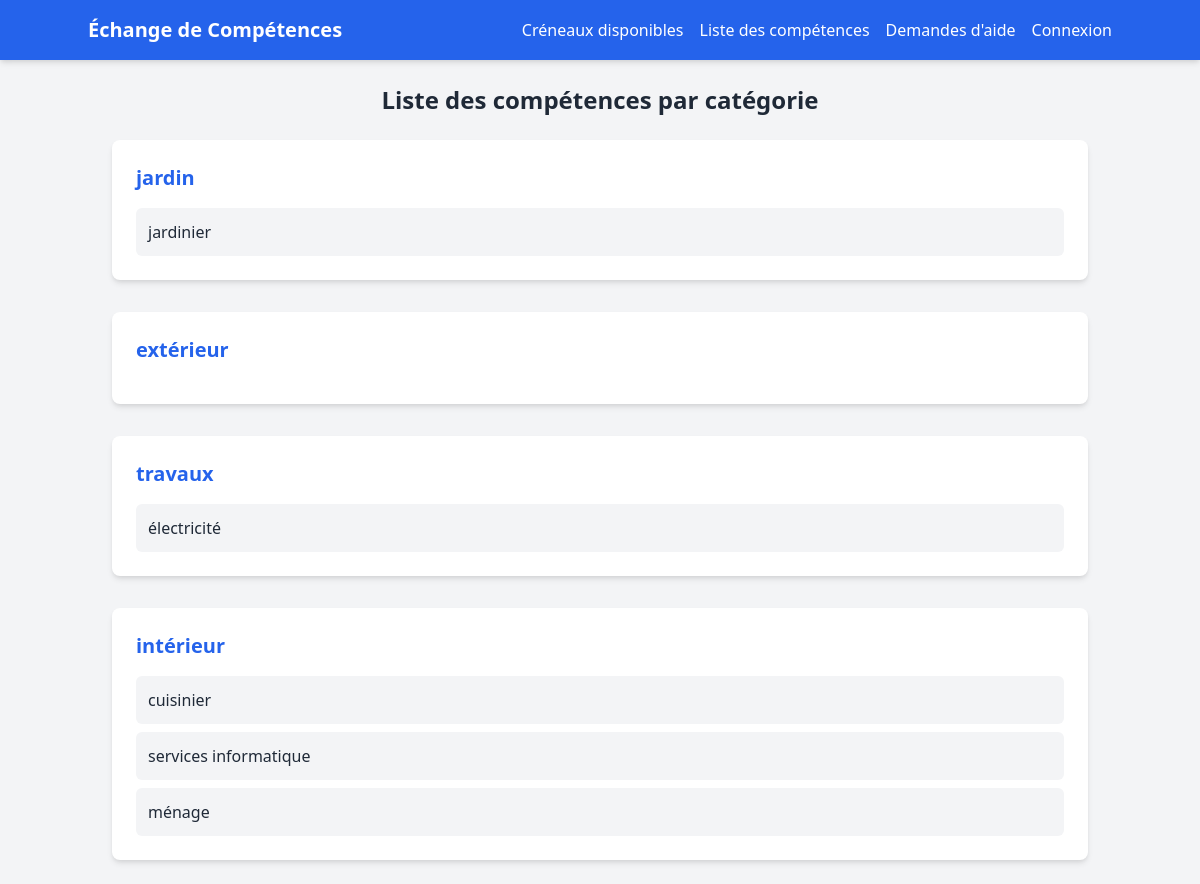
/competences/, run on the app's committed database.
### core/models.py (models this page shows, shortened)
class Category(models.Model):
    name = models.CharField("Nom de la catégorie", max_length=100, unique=True)
    class Meta:
        verbose_name = "Catégorie"
        verbose_name_plural = "Catégories"

class Competence(models.Model):
    name = models.CharField("Nom de la compétence", max_length=100, unique=True)
    category = models.ForeignKey(Category, on_delete=models.SET_NULL, null=True, blank=True, related_name='competences')

### core/views.py (the view)
# urls.py: path('competences/', views.competence_list, name='competence_list'),
def competence_list(request):
    categories = Category.objects.all()
    return render(request, 'core/competence_list.html', {'categories': categories})

### templates/core/competence_list.html (shortened to what this page needs)
{% extends "core/base.html" %}
{% block content %}
    <h1 class="text-2xl font-semibold mb-6 text-center">Liste des compétences par catégorie</h1>
    <div class="space-y-8">
        {% for category in categories %}
            <div class="bg-white p-6 rounded-lg shadow-md">
                <h2 class="text-xl font-bold mb-4 text-blue-600">{{ category.name }}</h2>
                <ul class="space-y-2">
                    {% for competence in category.competences.all %}
                        <li class="p-3 bg-gray-100 rounded-md text-gray-800 font-medium">
                            {{ competence.name }}
                        </li>
                    {% endfor %}
                </ul>
            </div>
        {% empty %}
            <p class="text-center text-gray-500">Aucune compétence disponible.</p>
        {% endfor %}
    </div>
{% endblock %}

### data on the page
Category: name "jardin"
Competence: name "jardinier"
Category: name "extérieur"
Category: name "travaux"
Competence: name "électricité"
Category: name "intérieur"
Competence: name "cuisinier"
Competence: name "services informatique"
Competence: name "ménage"
